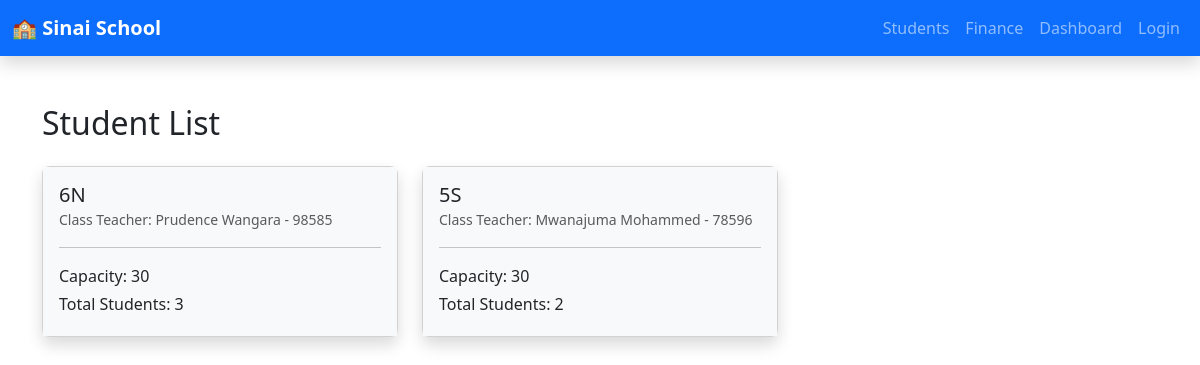
Screenshot of /academics/classrooms/ with the database file from the repository.
### academics/models.py (models this page shows, shortened)
class ClassRoom(models.Model):
    streams = [
        ('N', 'North'),
        ('S', 'South'),
        ('E', 'East')
    ]
    capacity = models.IntegerField()
    class_teacher = models.OneToOneField(Teacher, on_delete=models.CASCADE)
    stream = models.CharField(max_length=50, choices=streams, default='N')
    name = models.CharField(max_length=50)
    def total_students(self):
        return self.student_set.count()

### staff/models.py (models this page shows)
class Teacher(models.Model):
    user = models.OneToOneField(User, on_delete=models.CASCADE)
    phone = models.CharField(max_length=20)
    Id_no = models.CharField(max_length=50)
    hire_date = models.DateTimeField(auto_now=True)
    def __str__(self):
        return f"{self.user.first_name} {self.user.last_name} - {self.Id_no}"

### academics/views.py (the view)
# urls.py: path('classrooms/', views.ClassRoomListView.as_view(), name='classroom_list'),
class ClassRoomListView(ListView):
    model = ClassRoom
    template_name = 'academics/classroom_list.html'
    context_object_name = 'classrooms'
    def get_queryset(self):
        return ClassRoom.objects.all()

### academics/templates/academics/classroom_list.html
{% extends "students/base.html" %}
{% block content %}
<div class="container mt-4">
    <h2 class="mb-4">Student List</h2>
    <div class="row">
        {% for classroom in classrooms %}
        <div class="col-md-6 col-lg-4 mb-4">
            <div class="card shadow rounded-3">
                <div class="card-body bg-light">
                    <div class="d-flex align-items-center">
                        <div>
                            <h5 class="card-title mb-0">{{ classroom.name }}{{ classroom.stream }}</h5>
                            <small class="text-muted">Class Teacher: {{ classroom.class_teacher }}</small>
                        </div>
                    </div>
                    <hr>
                    <p class="mb-1">Capacity: {{ classroom.capacity }}</p>
                    <p class="mb-1">Total Students: {{ classroom.total_students }}</p>
                </div>
            </div>
        </div>
        {% empty %}
        <p>No students found.</p>
        {% endfor %}
    </div>
</div>
{% endblock %}

### rows the page displays
ClassRoom: name "6", stream "N", class_teacher "Prudence Wangara - 98585", capacity "30", total_students "3"
ClassRoom: name "5", stream "S", class_teacher "Mwanajuma Mohammed - 78596", capacity "30", total_students "2"
